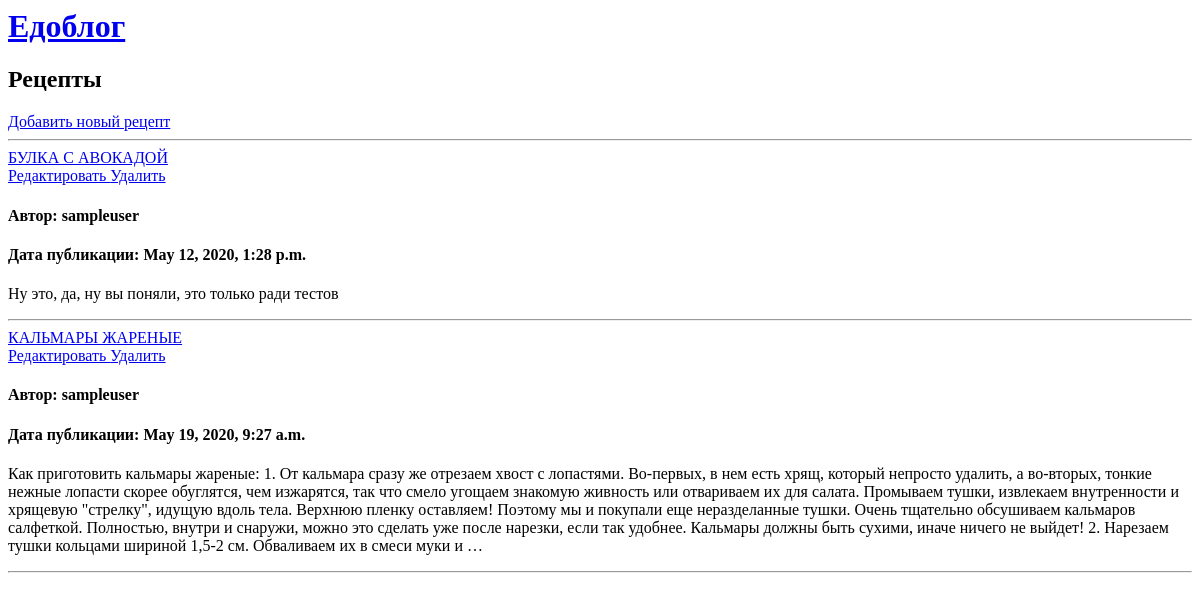
The app's page /, older data.
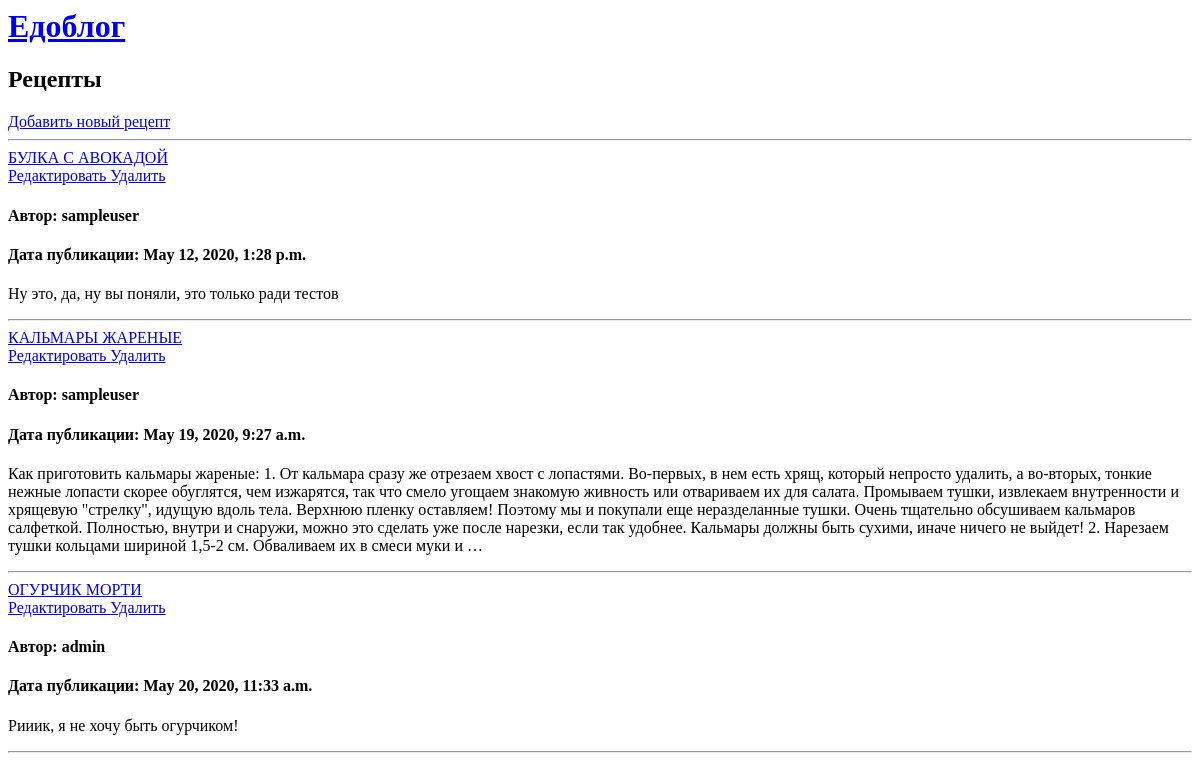
The same page, newer data.
### blog/models.py (models this page shows, shortened)
class Recipe(models.Model):
    recipe_name = models.CharField(max_length=200)
    author = models.ForeignKey(settings.AUTH_USER_MODEL, on_delete=models.CASCADE)
    description = models.TextField()
    ingredients = models.ManyToManyField(Ingredient, through='RecipeIngredient')
    preparation_time = models.DurationField()
    created_date = models.DateTimeField(auto_now=True)
    published_date = models.DateTimeField(blank=True, null=True)

### blog/views.py (the view)
# urls.py: path('', views.recipes_list, name='recipes_list'),
def recipes_list(request):
    params = {
        'title': 'Рецепты',
        'recipes_list': Recipe.objects.filter(published_date__isnull=False),
    }
    return render(request, 'recipes_list.html', params)

### blog/templates/recipes_list.html
{% extends "base.html" %}
{% block content %}
    <div>
        <a href="{% url 'add_recipe' %}">
            Добавить новый рецепт
        </a>
        <hr/>
    </div>
    {% for recipe in recipes_list %}
        <section>
            <nav>
                <a href="{% url 'recipe_details' recipe_id=recipe.pk %}">
                    {{ recipe.recipe_name|upper }}
                </a>
                <div>
                    <a href="{% url 'edit_recipe' recipe_id=recipe.pk %}">
                        Редактировать
                    </a>
                    <a href="{% url 'delete_recipe' recipe_id=recipe.pk %}">
                        Удалить
                    </a>
                </div>
            <nav>
            <h4>Автор: {{ recipe.author }}</h4>
            <h4>Дата публикации: {{ recipe.published_date }}</h4>
            <p>{{ recipe.description|truncatewords:"100" }}</p>
        </section>
        <hr/>
    {% endfor %}
{% endblock %}

### blog/templates/base.html (shortened to what this page needs)
<html>
    <head>
    </head>
    <body>
        <header>
            <hgroup>
                <h1>
                    <a href="/">Едоблог</a>
                </h1>
                <h2>{{ title }}</h2>
            </hgroup>
        </header>
        {% block content %}
        {% endblock %}
    </body>
</html>

Row changes from the older to the newer data that the page shows:
added Recipe: recipe_name "ОГУРЧИК МОРТИ", author "admin", published_date "May 20, 2020, 11:33 a.m.", description "Рииик, я не хочу быть огурчиком!"
